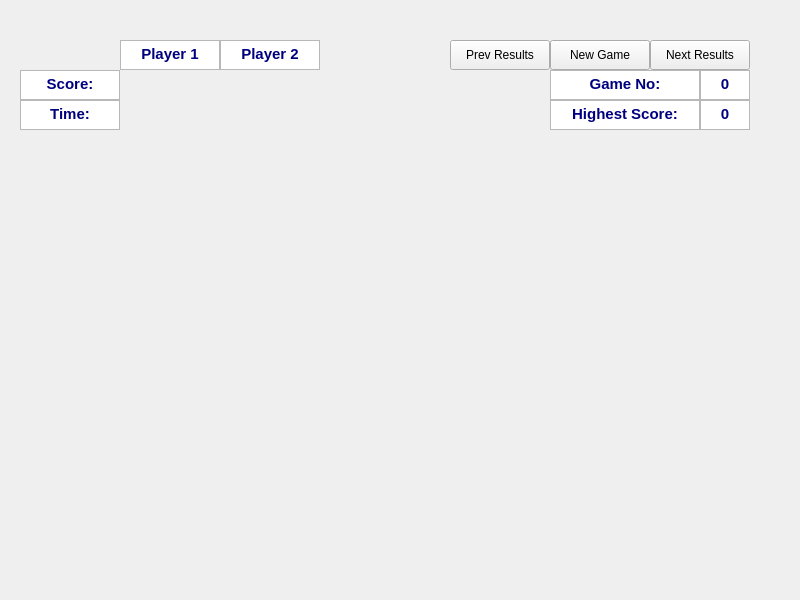
<?xml version="1.0" encoding="UTF-8"?>
<ui version="4.0">
 <class>MainWindow</class>
 <widget class="QMainWindow" name="MainWindow">
  <property name="geometry">
   <rect>
    <x>0</x>
    <y>0</y>
    <width>800</width>
    <height>600</height>
   </rect>
  </property>
  <property name="windowTitle">
   <string>MainWindow</string>
  </property>
  <widget class="QWidget" name="centralWidget">
   <widget class="QTextBrowser" name="Player1Text">
    <property name="geometry">
     <rect>
      <x>120</x>
      <y>40</y>
      <width>100</width>
      <height>30</height>
     </rect>
    </property>
    <property name="html">
     <string>&lt;!DOCTYPE HTML PUBLIC &quot;-//W3C//DTD HTML 4.0//EN&quot; &quot;http://www.w3.org/TR/REC-html40/strict.dtd&quot;&gt;
&lt;html&gt;&lt;head&gt;&lt;meta name=&quot;qrichtext&quot; content=&quot;1&quot; /&gt;&lt;style type=&quot;text/css&quot;&gt;
p, li { white-space: pre-wrap; }
&lt;/style&gt;&lt;/head&gt;&lt;body style=&quot; font-family:'Sans Serif'; font-size:9pt; font-weight:400; font-style:normal;&quot;&gt;
&lt;p align=&quot;center&quot; style=&quot; margin-top:0px; margin-bottom:0px; margin-left:0px; margin-right:0px; -qt-block-indent:0; text-indent:0px;&quot;&gt;&lt;span style=&quot; font-size:11pt; font-weight:600; color:#00007f;&quot;&gt;Player 1&lt;/span&gt;&lt;/p&gt;&lt;/body&gt;&lt;/html&gt;</string>
    </property>
   </widget>
   <widget class="QTextBrowser" name="Player2Text">
    <property name="geometry">
     <rect>
      <x>220</x>
      <y>40</y>
      <width>100</width>
      <height>30</height>
     </rect>
    </property>
    <property name="html">
     <string>&lt;!DOCTYPE HTML PUBLIC &quot;-//W3C//DTD HTML 4.0//EN&quot; &quot;http://www.w3.org/TR/REC-html40/strict.dtd&quot;&gt;
&lt;html&gt;&lt;head&gt;&lt;meta name=&quot;qrichtext&quot; content=&quot;1&quot; /&gt;&lt;style type=&quot;text/css&quot;&gt;
p, li { white-space: pre-wrap; }
&lt;/style&gt;&lt;/head&gt;&lt;body style=&quot; font-family:'Sans Serif'; font-size:9pt; font-weight:400; font-style:normal;&quot;&gt;
&lt;p align=&quot;center&quot; style=&quot; margin-top:0px; margin-bottom:0px; margin-left:0px; margin-right:0px; -qt-block-indent:0; text-indent:0px;&quot;&gt;&lt;span style=&quot; font-size:11pt; font-weight:600; color:#00007f;&quot;&gt;Player 2&lt;/span&gt;&lt;/p&gt;&lt;/body&gt;&lt;/html&gt;</string>
    </property>
   </widget>
   <widget class="QTextBrowser" name="ScoreText">
    <property name="geometry">
     <rect>
      <x>20</x>
      <y>70</y>
      <width>100</width>
      <height>30</height>
     </rect>
    </property>
    <property name="html">
     <string>&lt;!DOCTYPE HTML PUBLIC &quot;-//W3C//DTD HTML 4.0//EN&quot; &quot;http://www.w3.org/TR/REC-html40/strict.dtd&quot;&gt;
&lt;html&gt;&lt;head&gt;&lt;meta name=&quot;qrichtext&quot; content=&quot;1&quot; /&gt;&lt;style type=&quot;text/css&quot;&gt;
p, li { white-space: pre-wrap; }
&lt;/style&gt;&lt;/head&gt;&lt;body style=&quot; font-family:'Sans Serif'; font-size:9pt; font-weight:400; font-style:normal;&quot;&gt;
&lt;p align=&quot;center&quot; style=&quot; margin-top:0px; margin-bottom:0px; margin-left:0px; margin-right:0px; -qt-block-indent:0; text-indent:0px;&quot;&gt;&lt;span style=&quot; font-size:11pt; font-weight:600; color:#00007f;&quot;&gt;Score:&lt;/span&gt;&lt;/p&gt;&lt;/body&gt;&lt;/html&gt;</string>
    </property>
   </widget>
   <widget class="QTextBrowser" name="TimeText">
    <property name="geometry">
     <rect>
      <x>20</x>
      <y>100</y>
      <width>100</width>
      <height>30</height>
     </rect>
    </property>
    <property name="html">
     <string>&lt;!DOCTYPE HTML PUBLIC &quot;-//W3C//DTD HTML 4.0//EN&quot; &quot;http://www.w3.org/TR/REC-html40/strict.dtd&quot;&gt;
&lt;html&gt;&lt;head&gt;&lt;meta name=&quot;qrichtext&quot; content=&quot;1&quot; /&gt;&lt;style type=&quot;text/css&quot;&gt;
p, li { white-space: pre-wrap; }
&lt;/style&gt;&lt;/head&gt;&lt;body style=&quot; font-family:'Sans Serif'; font-size:9pt; font-weight:400; font-style:normal;&quot;&gt;
&lt;p align=&quot;center&quot; style=&quot; margin-top:0px; margin-bottom:0px; margin-left:0px; margin-right:0px; -qt-block-indent:0; text-indent:0px;&quot;&gt;&lt;span style=&quot; font-size:11pt; font-weight:600; color:#00007f;&quot;&gt;Time:&lt;/span&gt;&lt;/p&gt;&lt;/body&gt;&lt;/html&gt;</string>
    </property>
   </widget>
   <widget class="QTextBrowser" name="HighestScoreText">
    <property name="geometry">
     <rect>
      <x>550</x>
      <y>100</y>
      <width>150</width>
      <height>30</height>
     </rect>
    </property>
    <property name="html">
     <string>&lt;!DOCTYPE HTML PUBLIC &quot;-//W3C//DTD HTML 4.0//EN&quot; &quot;http://www.w3.org/TR/REC-html40/strict.dtd&quot;&gt;
&lt;html&gt;&lt;head&gt;&lt;meta name=&quot;qrichtext&quot; content=&quot;1&quot; /&gt;&lt;style type=&quot;text/css&quot;&gt;
p, li { white-space: pre-wrap; }
&lt;/style&gt;&lt;/head&gt;&lt;body style=&quot; font-family:'Sans Serif'; font-size:9pt; font-weight:400; font-style:normal;&quot;&gt;
&lt;p align=&quot;center&quot; style=&quot; margin-top:0px; margin-bottom:0px; margin-left:0px; margin-right:0px; -qt-block-indent:0; text-indent:0px;&quot;&gt;&lt;span style=&quot; font-size:11pt; font-weight:600; color:#00007f;&quot;&gt;Highest Score:&lt;/span&gt;&lt;/p&gt;&lt;/body&gt;&lt;/html&gt;</string>
    </property>
   </widget>
   <widget class="QTextBrowser" name="GameNoText">
    <property name="geometry">
     <rect>
      <x>550</x>
      <y>70</y>
      <width>150</width>
      <height>30</height>
     </rect>
    </property>
    <property name="html">
     <string>&lt;!DOCTYPE HTML PUBLIC &quot;-//W3C//DTD HTML 4.0//EN&quot; &quot;http://www.w3.org/TR/REC-html40/strict.dtd&quot;&gt;
&lt;html&gt;&lt;head&gt;&lt;meta name=&quot;qrichtext&quot; content=&quot;1&quot; /&gt;&lt;style type=&quot;text/css&quot;&gt;
p, li { white-space: pre-wrap; }
&lt;/style&gt;&lt;/head&gt;&lt;body style=&quot; font-family:'Sans Serif'; font-size:9pt; font-weight:400; font-style:normal;&quot;&gt;
&lt;p align=&quot;center&quot; style=&quot; margin-top:0px; margin-bottom:0px; margin-left:0px; margin-right:0px; -qt-block-indent:0; text-indent:0px;&quot;&gt;&lt;span style=&quot; font-size:11pt; font-weight:600; color:#00007f;&quot;&gt;Game No:&lt;/span&gt;&lt;/p&gt;&lt;/body&gt;&lt;/html&gt;</string>
    </property>
   </widget>
   <widget class="QTextBrowser" name="GameNo">
    <property name="geometry">
     <rect>
      <x>700</x>
      <y>70</y>
      <width>50</width>
      <height>30</height>
     </rect>
    </property>
    <property name="html">
     <string>&lt;!DOCTYPE HTML PUBLIC &quot;-//W3C//DTD HTML 4.0//EN&quot; &quot;http://www.w3.org/TR/REC-html40/strict.dtd&quot;&gt;
&lt;html&gt;&lt;head&gt;&lt;meta name=&quot;qrichtext&quot; content=&quot;1&quot; /&gt;&lt;style type=&quot;text/css&quot;&gt;
p, li { white-space: pre-wrap; }
&lt;/style&gt;&lt;/head&gt;&lt;body style=&quot; font-family:'Sans Serif'; font-size:9pt; font-weight:400; font-style:normal;&quot;&gt;
&lt;p align=&quot;center&quot; style=&quot; margin-top:0px; margin-bottom:0px; margin-left:0px; margin-right:0px; -qt-block-indent:0; text-indent:0px;&quot;&gt;&lt;span style=&quot; font-size:11pt; font-weight:600; color:#00007f;&quot;&gt;0&lt;/span&gt;&lt;/p&gt;&lt;/body&gt;&lt;/html&gt;</string>
    </property>
   </widget>
   <widget class="QTextBrowser" name="HighestScore">
    <property name="geometry">
     <rect>
      <x>700</x>
      <y>100</y>
      <width>50</width>
      <height>30</height>
     </rect>
    </property>
    <property name="html">
     <string>&lt;!DOCTYPE HTML PUBLIC &quot;-//W3C//DTD HTML 4.0//EN&quot; &quot;http://www.w3.org/TR/REC-html40/strict.dtd&quot;&gt;
&lt;html&gt;&lt;head&gt;&lt;meta name=&quot;qrichtext&quot; content=&quot;1&quot; /&gt;&lt;style type=&quot;text/css&quot;&gt;
p, li { white-space: pre-wrap; }
&lt;/style&gt;&lt;/head&gt;&lt;body style=&quot; font-family:'Sans Serif'; font-size:9pt; font-weight:400; font-style:normal;&quot;&gt;
&lt;p align=&quot;center&quot; style=&quot; margin-top:0px; margin-bottom:0px; margin-left:0px; margin-right:0px; -qt-block-indent:0; text-indent:0px;&quot;&gt;&lt;span style=&quot; font-size:11pt; font-weight:600; color:#00007f;&quot;&gt;0&lt;/span&gt;&lt;/p&gt;&lt;/body&gt;&lt;/html&gt;</string>
    </property>
   </widget>
   <widget class="QStackedWidget" name="statsStackedWidget">
    <property name="geometry">
     <rect>
      <x>120</x>
      <y>70</y>
      <width>200</width>
      <height>60</height>
     </rect>
    </property>
    <widget class="QWidget" name="page"/>
    <widget class="QWidget" name="page_2"/>
   </widget>
   <widget class="QStackedWidget" name="cardsStackedWidget">
    <property name="geometry">
     <rect>
      <x>20</x>
      <y>150</y>
      <width>765</width>
      <height>400</height>
     </rect>
    </property>
    <widget class="QWidget" name="page_3"/>
    <widget class="QWidget" name="page_4"/>
   </widget>
   <widget class="QPushButton" name="NewGame">
    <property name="geometry">
     <rect>
      <x>550</x>
      <y>40</y>
      <width>100</width>
      <height>30</height>
     </rect>
    </property>
    <property name="text">
     <string>New Game</string>
    </property>
   </widget>
   <widget class="QPushButton" name="NextResults">
    <property name="geometry">
     <rect>
      <x>650</x>
      <y>40</y>
      <width>100</width>
      <height>30</height>
     </rect>
    </property>
    <property name="text">
     <string>Next Results</string>
    </property>
   </widget>
   <widget class="QPushButton" name="PrevResults">
    <property name="geometry">
     <rect>
      <x>450</x>
      <y>40</y>
      <width>100</width>
      <height>30</height>
     </rect>
    </property>
    <property name="text">
     <string>Prev Results</string>
    </property>
   </widget>
  </widget>
 </widget>
 <layoutdefault spacing="6" margin="11"/>
 <resources/>
 <connections/>
</ui>
